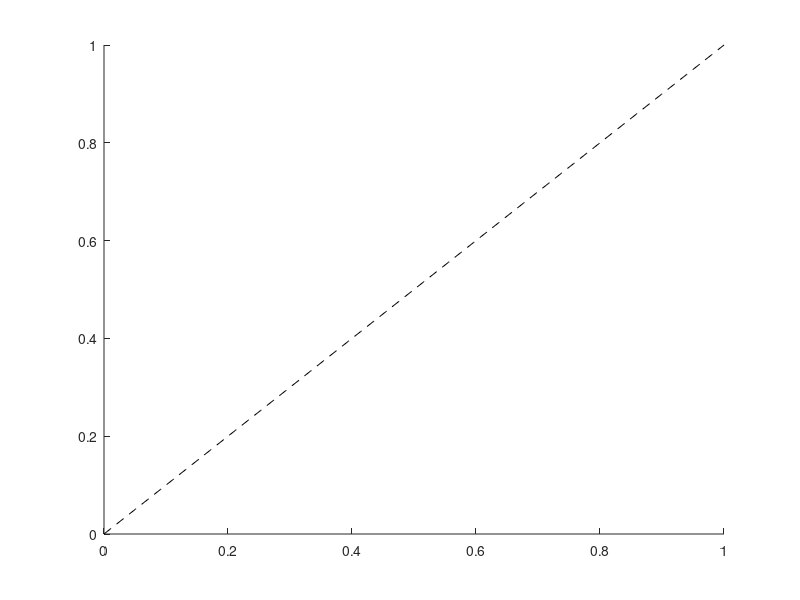

Reproduce this figure in MATLAB. (Note: this script raises an error after producing the figure.)
xlims = {};
ylims = {};
xlims{1} = [0 1];
xlims{2} = [0 0.05];
ylims{1} = [0 1];
ylims{2} = [0 0.2];

skips = {};
%skips{1} = [50 100 1000 1000 1000];
%skips{2} = [10 10 100 100 1000];
skips{1} = 20;%[1000 1000 10]./10;
skips{2} = 20; %[100 100 100]./10;
% idx = cell(1,num_classifiers);
% for c = 1:num_classifiers
%     idx{c} = 1:skip(c):length(options{c}.range);
%     idx{c}(end+1) = length(options{c}.range); % this may repeat the last index but that's fine
% end

for fig = 1:length(xlims)
    figure
    hold on
    skip = skips{fig};
    plot(linspace(0,1),linspace(0,1),'k--');
    for c = 1:num_classifiers
        o = options{c};

        idx = 1:skip(c):length(options{c}.range);
        idx(end+1) = length(options{c}.range);
        
        tpr = mean(TPR{c});
        tpr = tpr(idx);
        %tpr = tpr(tpr<=ylims{fig}(2));

        tpr_err = std(TPR{c});
        tpr_err = tpr_err(idx);
        fpr = mean(FPR{c});
        fpr = fpr(idx);
        fpr_err = std(FPR{c});
        fpr_err = fpr_err(idx);
        h(c) = plot(fpr,tpr,[o.color '*-'],'linewidth',2);
        errorbarxy(fpr,tpr,fpr_err,tpr_err,{o.color,o.color,o.color});
        hold on
        fprintf('Classifier %s, mean best w_acc = %f\n',name{c},mean(w_acc{c}));
    end
    legend(h,name);
    xlabel('FPR');
    ylabel('TPR');
    title(sprintf('ROC on CPDs generated from linear asia network, arity=%d, N=%d',arity,num_samples),'fontsize',14);
    xlim(xlims{fig});
    ylim(ylims{fig});
end